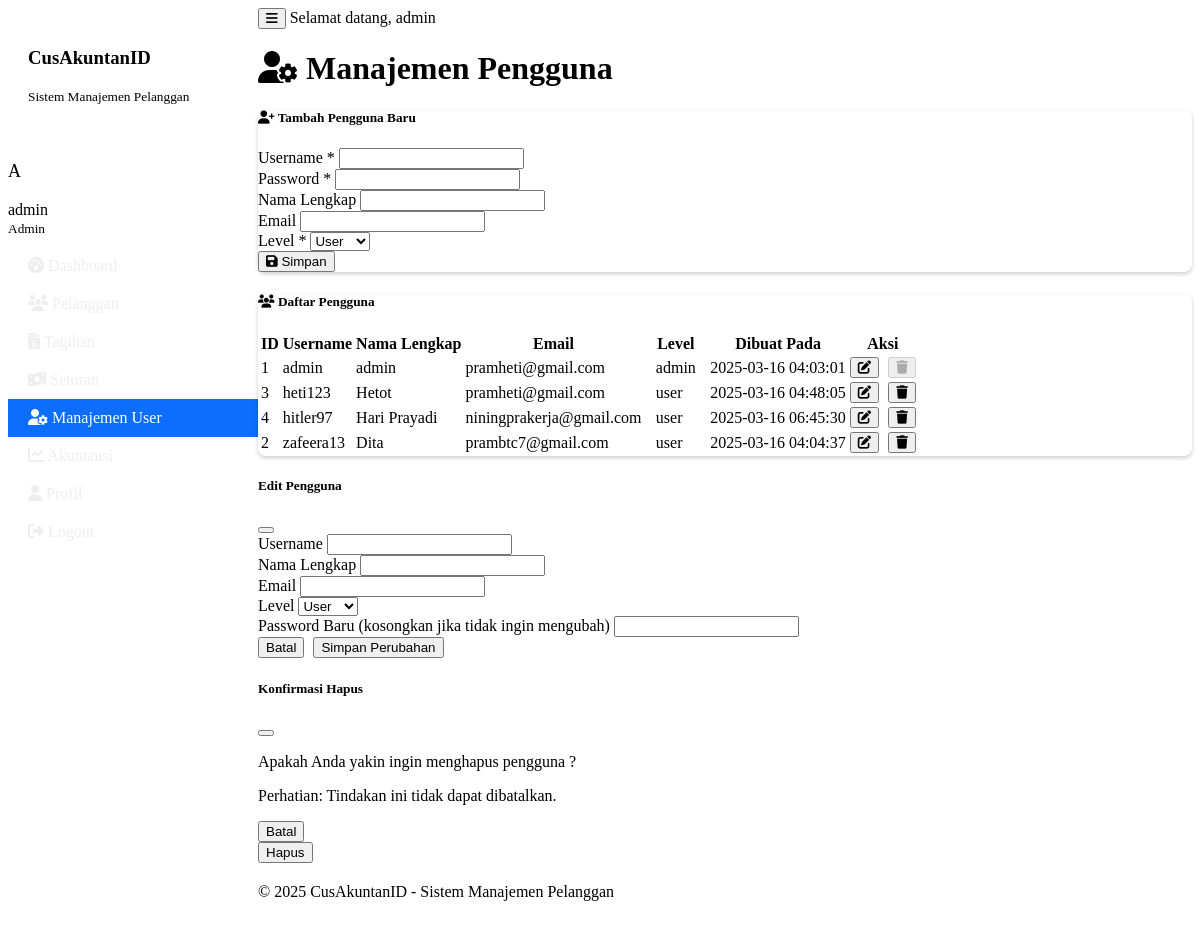
Page /users (signed in) on the earlier database version.
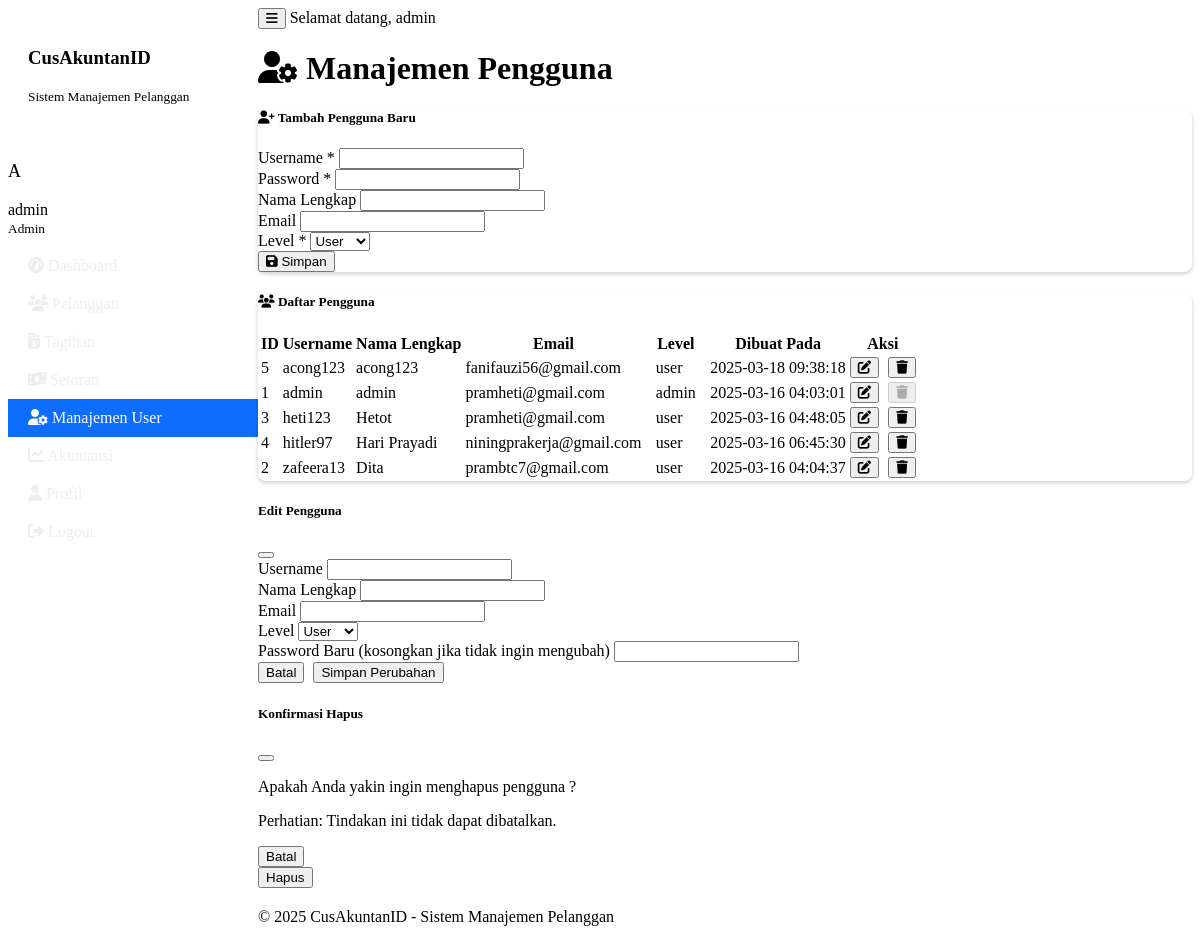
Same page on the later database version.
### tables this page shows
CREATE TABLE pengguna (
            id INTEGER PRIMARY KEY,
            username TEXT UNIQUE NOT NULL,
            password_hash TEXT NOT NULL,
            nama_lengkap TEXT,
            email TEXT,
            level TEXT DEFAULT 'user',
            dibuat_pada TEXT
        );

### main.py (the view)
    def decorated_function(*args, **kwargs):
        if 'user' not in session:
            flash('Anda perlu login terlebih dahulu.', 'warning')
            return redirect(url_for('login'))
        if session['user'].get('level') != 'admin':
            flash('Anda tidak memiliki hak akses ke halaman ini.', 'danger')
            return redirect(url_for('dashboard'))
        return f(*args, **kwargs)

### main.py (called while the page is built)
@app.context_processor
def inject_now():
    return {'now': datetime.datetime.now()}

def admin_required(f):
    def decorated_function(*args, **kwargs):
        if 'user' not in session:
            flash('Anda perlu login terlebih dahulu.', 'warning')
            return redirect(url_for('login'))
        if session['user'].get('level') != 'admin':
            flash('Anda tidak memiliki hak akses ke halaman ini.', 'danger')
            return redirect(url_for('dashboard'))
        return f(*args, **kwargs)
    decorated_function.__name__ = f.__name__
    return decorated_function

@app.route('/users')
@admin_required
def user_list():
    users = pengguna_manager.get_all_users()
    return render_template('user_management.html', users=users)

    def get_connection(self):
        return sqlite3.connect(self.db_path)

### templates/user_management.html (shortened to what the changed rows need)
{% extends "base.html" %}
{% block content %}
<div class="container">
    <h1 class="mb-4"><i class="fas fa-user-cog me-2"></i> Manajemen Pengguna</h1>
    <div class="card">
        <div class="card-body">
            <div class="table-responsive">
                <table class="table table-striped table-hover">
                    <thead>
                        <tr>
                            <th>ID</th>
                            <th>Username</th>
                            <th>Nama Lengkap</th>
                            <th>Email</th>
                            <th>Level</th>
                            <th>Dibuat Pada</th>
                            <th>Aksi</th>
                        </tr>
                    </thead>
                    <tbody>
                        {% if users %}
                            {% for user in users %}
                            <tr>
                                <td>{{ user[0] }}</td>
                                <td>{{ user[1] }}</td>
                                <td>{{ user[2] or '-' }}</td>
                                <td>{{ user[3] or '-' }}</td>
                                <td>
                                    <span class="badge bg-{{ 'danger' if user[4] == 'admin' else 'info' }}">
                                        {{ user[4] }}
                                    </span>
                                </td>
                                <td>{{ user[5] }}</td>
                                <td>
                                    <button type="button" class="btn btn-sm btn-primary edit-user-btn" data-bs-toggle="modal" data-bs-target="#editUserModal"
                                        data-id="{{ user[0] }}"
                                        data-username="{{ user[1] }}"
                                        data-nama="{{ user[2] or '' }}"
                                        data-email="{{ user[3] or '' }}"
                                        data-level="{{ user[4] }}">
                                        <i class="fas fa-edit"></i>
                                    </button>
                                    {% if user[0] != session.user.id %}
                                    <button type="button" class="btn btn-sm btn-danger delete-user-btn" data-bs-toggle="modal" data-bs-target="#deleteUserModal"
                                        data-id="{{ user[0] }}"
                                        data-username="{{ user[1] }}">
                                        <i class="fas fa-trash"></i>
                                    </button>
                                    {% else %}
                                    <button type="button" class="btn btn-sm btn-secondary" disabled title="Tidak bisa menghapus akun sendiri">
                                        <i class="fas fa-trash"></i>
                                    </button>
                                    {% endif %}
                                </td>
                            </tr>
                            {% endfor %}
                        {% else %}
                            <tr>
                                <td colspan="7" class="text-center">Tidak ada data pengguna</td>
                            </tr>
                        {% endif %}
                    </tbody>
                </table>
            </div>
        </div>
    </div>
</div>
{% endblock %}

Differences in the rows shown:
added pengguna: id "5", username "acong123", nama_lengkap "acong123", email "fanifauzi56@gmail.com", level "user", dibuat_pada "2025-03-18 09:38:18"
